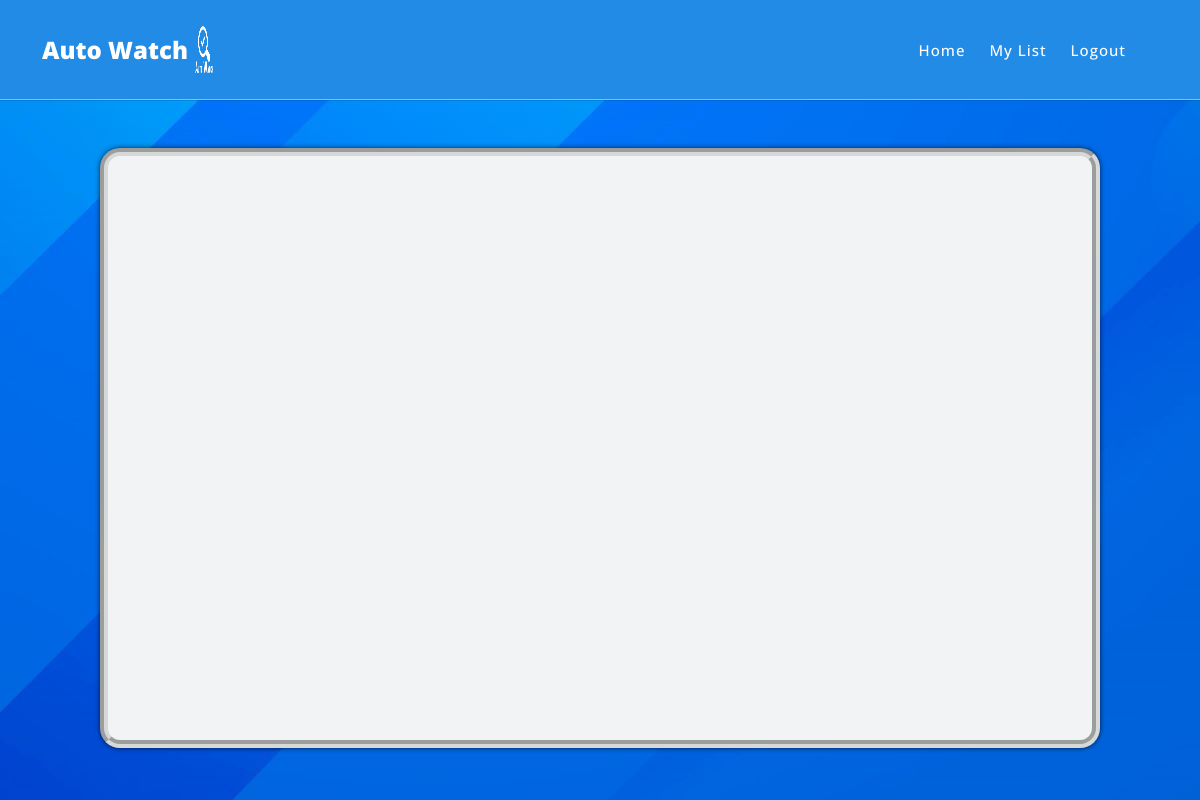
Before: /main/list/analytics (signed in) with the older database file.
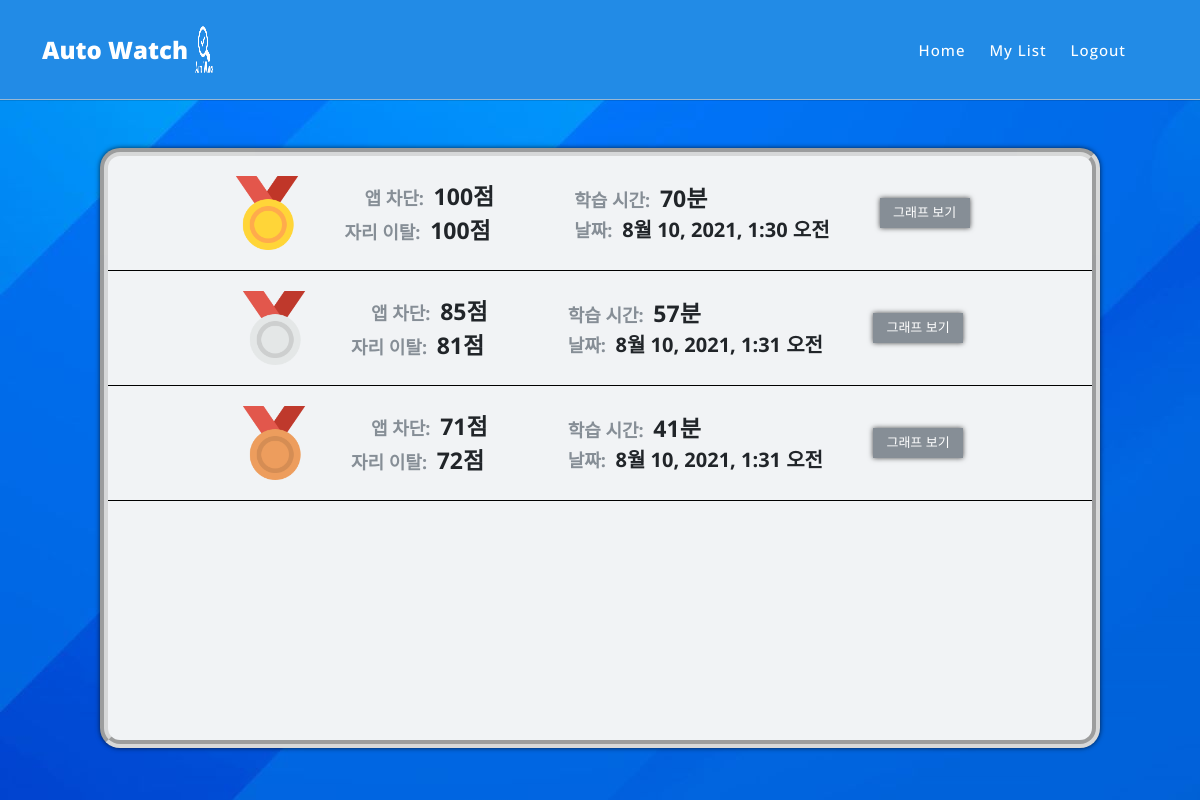
After: the same page with the newer database file.
### main/models.py (models this page shows, shortened)
class Analytics(models.Model):
    room_name = models.CharField(max_length=128, verbose_name="방 이름", default="NULL")
    email = models.EmailField(max_length=128, verbose_name="아이디",default="NULL")
    app = models.IntegerField(verbose_name="앱 차단 점수")
    person = models.IntegerField(verbose_name="자리 이탈 점수")
    time = models.IntegerField(verbose_name="학습 시간")
    make_date = models.DateTimeField(auto_now_add=True, verbose_name='생성 날짜')
    class Meta:
        db_table = 'analytics'
        verbose_name = '집중도'
        verbose_name_plural = '집중도'

### main/views.py (the view)
# urls.py: path('list/analytics',AnalyticsList.as_view()),
class AnalyticsList(ListView):
    model = Analytics
    template_name = 'analyticslist.html'
    def get_queryset(self):
        QuerySet = Analytics.objects.filter(email = self.request.session.get('user_email'))
        return QuerySet

### main/templates/analyticslist.html (shortened to what this page needs)
<!DOCTYPE html>
<html lang="ko" id="html">
<head>
    <link href="/static/vendor/bootstrap/css/bootstrap.min.css" rel="stylesheet">
    <link rel="stylesheet" href="/static/assets/css/fontawesome.css">
    <link rel="stylesheet" href="/static/assets/css/templatemo-seo-dream.css?after">
    <link rel="stylesheet" href="/static/assets/css/main.css">
    <link rel="stylesheet" href="/static/assets/css/makeroom.css">
    <link rel="stylesheet" href="/static/assets/css/enterroom.css?after">
    <link rel="stylesheet" href="/static/assets/css/list.css?after?after?after?after">
    <link rel="stylesheet" href="/static/assets/css/animated.css">
    <link rel="stylesheet" href="https://cdnjs.cloudflare.com/ajax/libs/animate.css/4.1.1/animate.min.css"/>
    <link rel="stylesheet" href="/static/assets/css/owl.css">
</head>
<body>
    <div class="animate__animated animate__fadeInDown animate__delay-0.8s">
      <header class="header-area">
        <div class="container">
          <div class="row">
            <div class="col-12">
                <nav class="main-nav">
                  <a href="/main" class="logo">
                    <h4>Auto Watch <img src="/static/assets/images/자동감시로고_-removebg-preview.png" alt="" class="auto_logo"></h4>
                  </a>
                  <ul class="nav">
                    <li class="scroll-to-section"><a href="/main">Home</a></li>
                    <li class="scroll-to-section"><a href="/main/list">My List</a></li>
                    <li class="scroll-to-section"><a href="/logout">Logout</a></li>
                    <li class="scroll-to-section"></li>
                  </ul>
                </nav>
            </div>
          </div>
        </div>
      </header>
    </div>
    <div class="main">
      <div class="inner">
        <div class="list-wapper" id="list-wapper" name="list-wapper" >
          {% if object_list %}
            {% for Analytics in object_list %}
              {% if Analytics.app > 90 and Analytics.person > 90 and Analytics.time > 60 %}
                <div class="analytics-list">
                  <img src="/static/assets/images/gold-medal.png" alt="">
                  <div class="over"><span class="list-sub-text-anal">앱 차단: </span><span class="list-main-text">{{Analytics.app}}점</span><br><span class="list-sub-text">자리 이탈: </span><span class="list-main-text">{{Analytics.person}}점</span></div>
                  <div class="under"><span class="list-sub-text">학습 시간: </span><span class="list-main-text">{{Analytics.time}}분</span><br><span class="list-sub-text">날짜: </span><span class="list-main-text-date">{{Analytics.make_date}}</span></div>
                  <button onclick="location.href='/main/list/analytics/{{Analytics.pk}}'">그래프 보기</button>
                </div>
              {% elif Analytics.app > 80 and Analytics.person > 80 and Analytics.time > 50 %}
                <div class="analytics-list">
                  <img src="/static/assets/images/silver-medal.png" alt="">
                  <div class="over"><span class="list-sub-text-anal">앱 차단: </span><span class="list-main-text">{{Analytics.app}}점</span><br><span class="list-sub-text">자리 이탈: </span><span class="list-main-text">{{Analytics.person}}점</span></div>
                  <div class="under"><span class="list-sub-text">학습 시간: </span><span class="list-main-text">{{Analytics.time}}분</span><br><span class="list-sub-text">날짜: </span><span class="list-main-text-date">{{Analytics.make_date}}</span></div>
                  <button onclick="location.href='/main/list/analytics/{{Analytics.pk}}'">그래프 보기</button>
                </div>
              {% elif Analytics.app > 70 and Analytics.person > 70 and Analytics.time > 40 %}
                <div class="analytics-list">
                  <img src="/static/assets/images/bronze-medal.png" alt="">
                  <div class="over"><span class="list-sub-text-anal">앱 차단: </span><span class="list-main-text">{{Analytics.app}}점</span><br><span class="list-sub-text">자리 이탈: </span><span class="list-main-text">{{Analytics.person}}점</span></div>
                  <div class="under"><span class="list-sub-text">학습 시간: </span><span class="list-main-text">{{Analytics.time}}분</span><br><span class="list-sub-text">날짜: </span><span class="list-main-text-date">{{Analytics.make_date}}</span></div>
                  <button onclick="location.href='/main/list/analytics/{{Analytics.pk}}'">그래프 보기</button>
                </div>
              {%endif%}
            {% endfor%}
          {% else %}
            <div id="noroom" class="animate__animated animate__rubberBand animate__delay-0.8s">
                <span>생성한 집중도 자료가 없습니다!</span>
                <img src="/static/assets/images/embarrassed.png" alt="">
            </div>
          {%endif%}
        </div>
      </div>
    </div>
</body>
</html>

### static/assets/css/templatemo-seo-dream.css (style rules this page uses)
* { margin: 0; padding: 0; border: 0; outline: 0; }
ul, li { padding: 0; margin: 0; list-style: none; }
header, nav, section, article, aside, footer, hgroup { display: block; }
* { box-sizing: border-box; }
html, body { font-family: 'fontawesome-webfont', sans-serif; font-weight: 400; background-color: #fff; -ms-text-size-adjust: 100%; -webkit-font-smoothing: antialiased; -moz-osx-font-smoothing: grayscale; }
a { text-decoration: none; }
img { width: 100%; overflow: hidden; }
html, body { background: #fff; font-family: 'Open Sans', sans-serif; }
.header-area { background-color: #228be6; border-bottom: 1px solid rgba(204,204,204, 0.7); box-shadow: 0 0 1px rgba(0,0,0, 0.7); position: absolute; top: 0px; left: 0px; right: 0px; z-index: 100; height: 100px; -webkit-transition: all .5s ease 0s; -moz-transition: all .5s ease 0s; -o-transition: all .5s ease 0s; transition: all .5s ease 0s; }
.header-area .main-nav { min-height: 80px; background: transparent; }
.header-area .main-nav .logo { float: left; -webkit-transition: all 0.3s ease 0s; -moz-transition: all 0.3s ease 0s; -o-transition: all 0.3s ease 0s; transition: all 0.3s ease 0s; }
.header-area .main-nav .logo h4 { font-size: 30px; font-weight: 800; text-transform: capitalize; color: #fff; line-height: 100px; float: left; width: 300px; -webkit-transition: all 0.3s ease 0s; -moz-transition: all 0.3s ease 0s; -o-transition: all 0.3s ease 0s; transition: all 0.3s ease 0s; }
.header-area .main-nav .logo h4 img { margin-top: 10px; width: 80px; height: 80px; }
.header-area .main-nav .nav { float: right; margin-top: 30px; margin-right: 0px; background-color: transparent; -webkit-transition: all 0.3s ease 0s; -moz-transition: all 0.3s ease 0s; -o-transition: all 0.3s ease 0s; transition: all 0.3s ease 0s; position: relative; z-index: 999; }
.header-area .main-nav .nav li { padding-left: 20px; padding-right: 20px; }
.header-area .main-nav .nav li:last-child { padding-right: 0px; padding-left: 40px; }
.header-area .main-nav .nav li a { display: block; font-weight: 500; font-size: 15px; color: #fff; text-transform: capitalize; -webkit-transition: all 0.3s ease 0s; -moz-transition: all 0.3s ease 0s; -o-transition: all 0.3s ease 0s; transition: all 0.3s ease 0s; height: 40px; line-height: 40px; border: transparent; letter-spacing: 1px; }
.header-area .nav { margin-top: 30px; }
@media (max-width: 1200px) { .header-area .main-nav .nav li { padding-left: 12px; padding-right: 12px; } }
@media (max-width: 1200px) { .header-area .main-nav:before { display: none; } }
@media (min-width: 767px) { .header-area .main-nav .nav { display: flex !important; } }
.auto_logo { width: 100px; height: 50px; }
@media (max-width: 1200px) { .header-area .main-nav .logo h4 { font-size: 24px; } }
@media (max-width: 1200px) { .header-area .main-nav .logo h4 img { max-width: 25px; margin-left: 0px; } }
@media (max-width: 1200px) { .header-area .main-nav .nav li:last-child { padding-left: 20px; } }

### static/assets/css/main.css (style rules this page uses)
html,body { width: 100%; height: 100%; overflow: hidden; background-color: rgba(0,0,0, 0.7); }
.header-area .main-nav img { margin-top: 20px; }
.main { background-image: url(../images/main-back.jpg); background-repeat: no-repeat; width: 100%; height: 100%; display: flex; justify-content: center; align-items: center; }
.inner { margin-top: 6rem; width: 1000px; height: 600px; background-color: #f1f3f5; border-radius: 20px; border: 8px rgba(204,204,204, 0.7); border-style: groove; box-shadow: 0 0 5px rgba(0,0,0, 0.7); }

### static/assets/css/list.css (style rules this page uses)
.list-wapper { overflow: scroll; width: 100%; height: 100%; }
.list-sub-text { font-size: large; color: #868e96; font-weight: 700; margin-left: 30px; }
.list-main-text { font-size: 23px; color: #212529; font-weight: 650; margin-left: 5px; }
.over { margin-left: 10px; }
.under { margin-left: 50px; }
.analytics-list { border-bottom: 1px solid black; display: flex; justify-content: center; align-items: center; padding: 20px 0 20px 0; }
.analytics-list img { width: 74px; height: 74px; }
.analytics-list button { width: 90px; height: 30px; background-color: #868e96; box-shadow: 0 0 5px rgba(0,0,0, 0.7); color: white; font-size: small; margin-left: 50px; }
.list-sub-text-anal { margin-left: 50px; font-size: large; color: #868e96; font-weight: 700; }
.list-main-text-date { font-size: 20px; color: #212529; font-weight: 650; margin-left: 5px; }

Changed rows visible on the page:
added Analytics: app "100", person "100", time "70", make_date "8월 10, 2021, 1:30 오전"
added Analytics: app "85", person "81", time "57", make_date "8월 10, 2021, 1:31 오전"
added Analytics: app "71", person "72", time "41", make_date "8월 10, 2021, 1:31 오전"
